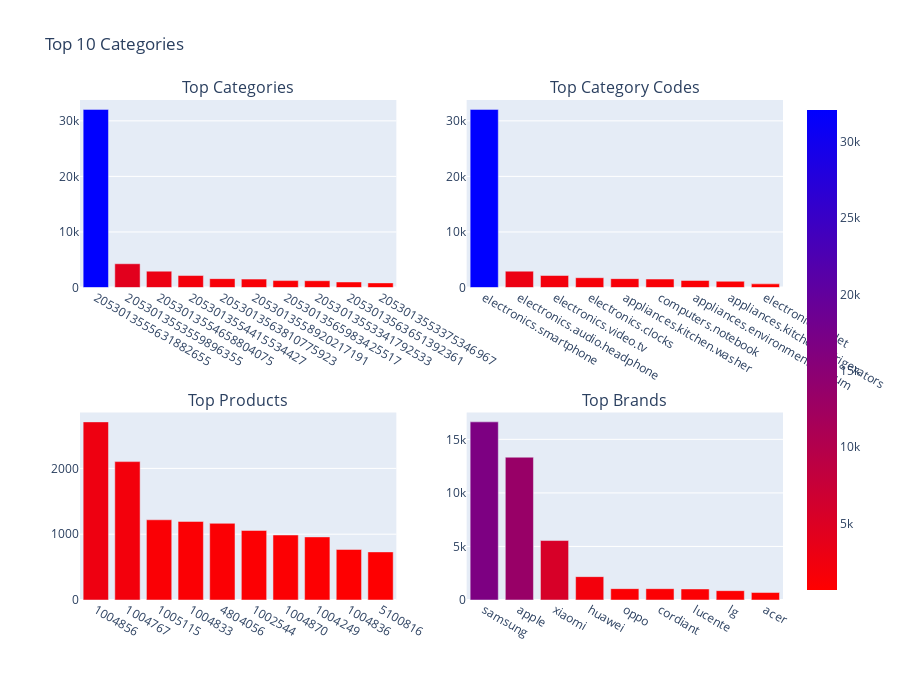

The notebook cell this image was saved under:
### Code cell
k = 10
category_data = purchases_eda_df\
    .with_columns(pl.col("category_id").cast(pl.Utf8).alias("category_id"))\
    .group_by("category_id")\
    .agg(pl.len().alias("count"))\
    .sort("count", descending=True)\
    .top_k(k, by="count")

category_code_data = purchases_eda_df\
    .with_columns(pl.col("category_code").cast(pl.Utf8).alias("category_code"))\
    .group_by("category_code")\
    .agg(pl.len().alias("count"))\
    .sort("count", descending=True)\
    .top_k(k, by="count")

product_data = purchases_eda_df\
    .with_columns(pl.col("product_id").cast(pl.Utf8).alias("product_id"))\
    .group_by("product_id")\
    .agg(pl.len().alias("count"))\
    .sort("count", descending=True)\
    .top_k(k, by="count")

brand_data = purchases_eda_df\
    .with_columns(pl.col("brand").cast(pl.Utf8).alias("brand"))\
    .group_by("brand")\
    .agg(pl.len().alias("count"))\
    .sort("count", descending=True)\
    .top_k(k, by="count")

# Create subplot layout
fig = make_subplots(rows=2, cols=2,
                    subplot_titles=("Top Categories", "Top Category Codes", "Top Products", "Top Brands"),
                    shared_yaxes=False)

# Add bar chart to first subplot
fig.add_trace(
    go.Bar(x=category_data["category_id"],
           y=category_data["count"],
           marker=dict(color=category_data["count"],
                      coloraxis="coloraxis")),
    row=1, col=1
)

fig.add_trace(
    go.Bar(x=category_code_data["category_code"],
           y=category_code_data["count"],
           marker=dict(color=category_code_data["count"],
                      coloraxis="coloraxis")),
    row=1, col=2
)

# Add column chart to second subplot
fig.add_trace(
    go.Bar(x=product_data["product_id"],
           y=product_data["count"],
           marker=dict(color=product_data["count"],
                      coloraxis="coloraxis")),
    row=2, col=1
)

fig.add_trace(
    go.Bar(x=brand_data["brand"],
           y=brand_data["count"],
           marker=dict(color=brand_data["count"],
                      coloraxis="coloraxis")),
    row=2, col=2)


# Update layout
fig.update_layout(
    title=f"Top {k} Categories",
    coloraxis=dict(colorscale='Bluered_r'),
    showlegend=False,
    height=700,  # Increased height for more vertical space
    margin=dict(t=100, b=100),  # Add top and bottom margins
    grid=dict(rows=2, columns=2, pattern='independent', roworder='top to bottom'),
    grid_ygap=0.3  # Increase vertical gap between subplots (30% of the height)
)

fig.show()

### Figure 1 — Plotly figure (JSON) as saved in the notebook; plotly's stock layout.template omitted (floating-point values rounded to 4 significant figures)
{"data": [{"marker": {"color": [32065, 4273, 2941, 2157, 1597, 1511, 1246, 1220, 993, 830], "coloraxis": "coloraxis"}, "type": "bar", "x": ["2053013555631882655", "2053013553559896355", "2053013554658804075", "2053013554415534427", "2053013563810775923", "2053013558920217191", "2053013565983425517", "2053013553341792533", "2053013563651392361", "2053013553375346967"], "xaxis": "x", "y": [32065, 4273, 2941, 2157, 1597, 1511, 1246, 1220, 993, 830], "yaxis": "y"}, {"marker": {"color": [32065, 16739, 2941, 2160, 1762, 1597, 1519, 1264, 1122, 656], "coloraxis": "coloraxis"}, "type": "bar", "x": ["electronics.smartphone", null, "electronics.audio.headphone", "electronics.video.tv", "electronics.clocks", "appliances.kitchen.washer", "computers.notebook", "appliances.environment.vacuum", "appliances.kitchen.refrigerators", "electronics.tablet"], "xaxis": "x2", "y": [32065, 16739, 2941, 2160, 1762, 1597, 1519, 1264, 1122, 656], "yaxis": "y2"}, {"marker": {"color": [2707, 2103, 1219, 1194, 1165, 1057, 988, 959, 768, 731], "coloraxis": "coloraxis"}, "type": "bar", "x": ["1004856", "1004767", "1005115", "1004833", "4804056", "1002544", "1004870", "1004249", "1004836", "5100816"], "xaxis": "x3", "y": [2707, 2103, 1219, 1194, 1165, 1057, 988, 959, 768, 731], "yaxis": "y3"}, {"marker": {"color": [16632, 13333, 5707, 5552, 2181, 1062, 1059, 1032, 872, 698], "coloraxis": "coloraxis"}, "type": "bar", "x": ["samsung", "apple", null, "xiaomi", "huawei", "oppo", "cordiant", "lucente", "lg", "acer"], "xaxis": "x4", "y": [16632, 13333, 5707, 5552, 2181, 1062, 1059, 1032, 872, 698], "yaxis": "y4"}], "layout": {"annotations": [{"font": {"size": 16}, "showarrow": false, "text": "Top Categories", "x": 0.225, "xanchor": "center", "xref": "paper", "y": 1, "yanchor": "bottom", "yref": "paper"}, {"font": {"size": 16}, "showarrow": false, "text": "Top Category Codes", "x": 0.775, "xanchor": "center", "xref": "paper", "y": 1, "yanchor": "bottom", "yref": "paper"}, {"font": {"size": 16}, "showarrow": false, "text": "Top Products", "x": 0.225, "xanchor": "center", "xref": "paper", "y": 0.375, "yanchor": "bottom", "yref": "paper"}, {"font": {"size": 16}, "showarrow": false, "text": "Top Brands", "x": 0.775, "xanchor": "center", "xref": "paper", "y": 0.375, "yanchor": "bottom", "yref": "paper"}], "coloraxis": {"colorscale": [[0, "rgb(255,0,0)"], [1, "rgb(0,0,255)"]]}, "grid": {"columns": 2, "pattern": "independent", "roworder": "top to bottom", "rows": 2, "ygap": 0.3}, "height": 700, "margin": {"b": 100, "t": 100}, "showlegend": false, "title": {"text": "Top 10 Categories"}, "xaxis": {"anchor": "y", "domain": [0, 0.45]}, "xaxis2": {"anchor": "y2", "domain": [0.55, 1]}, "xaxis3": {"anchor": "y3", "domain": [0, 0.45]}, "xaxis4": {"anchor": "y4", "domain": [0.55, 1]}, "yaxis": {"anchor": "x", "domain": [0.625, 1]}, "yaxis2": {"anchor": "x2", "domain": [0.625, 1]}, "yaxis3": {"anchor": "x3", "domain": [0, 0.375]}, "yaxis4": {"anchor": "x4", "domain": [0, 0.375]}}}
